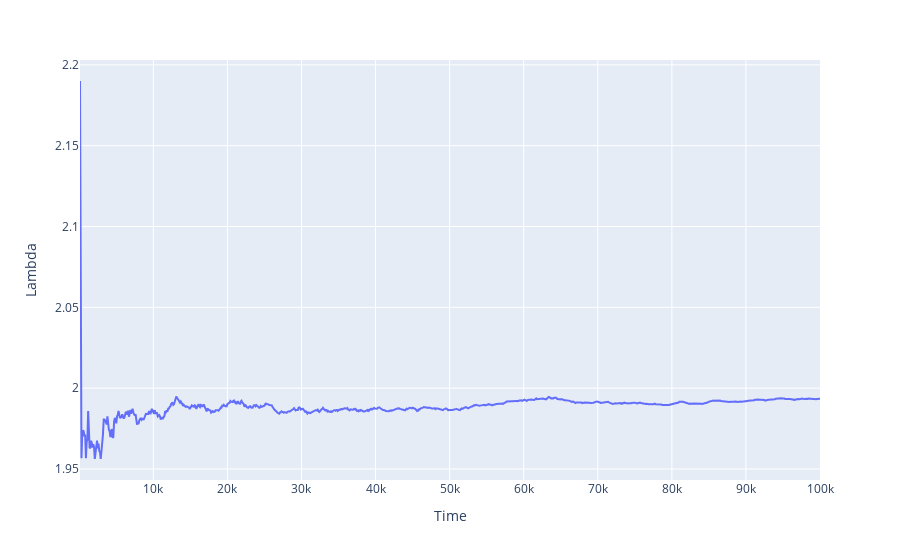

This figure's notebook cell:
### Code cell
fig = px.line(df, x='Time', y="Lambda")
fig.show()

### Figure 1 — Plotly figure (JSON) as saved in the notebook; plotly's stock layout.template omitted (floating-point values rounded to 4 significant figures; data arrays with more than 128 entries replaced by an {"elided": "..."} marker saying what was removed)
{"data": [{"hovertemplate": "Time=%{x}<br>Lambda=%{y}<extra></extra>", "legendgroup": "", "line": {"color": "#636efa", "dash": "solid"}, "marker": {"symbol": "circle"}, "mode": "lines", "name": "", "orientation": "v", "showlegend": false, "type": "scatter", "x": {"elided": "1000 int values"}, "xaxis": "x", "y": {"elided": "1000 float values"}, "yaxis": "y"}], "layout": {"legend": {"tracegroupgap": 0}, "margin": {"t": 60}, "xaxis": {"anchor": "y", "domain": [0, 1], "title": {"text": "Time"}}, "yaxis": {"anchor": "x", "domain": [0, 1], "title": {"text": "Lambda"}}}}
